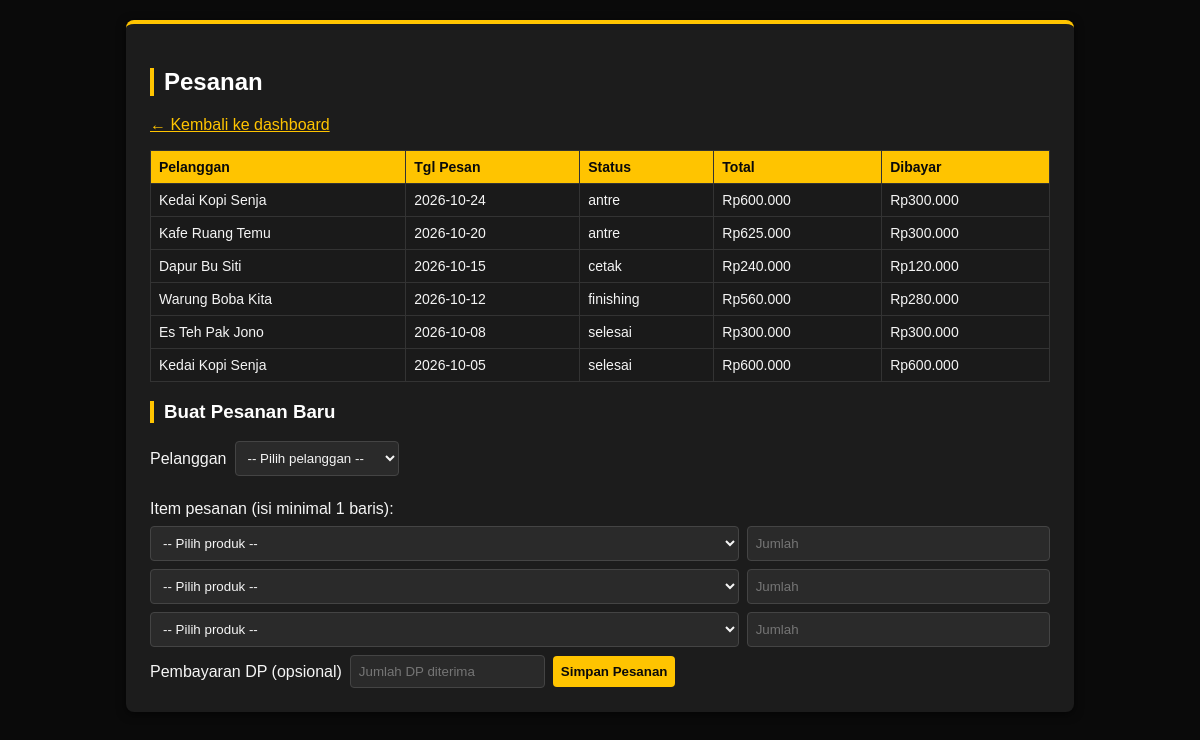
The page /pesanan.php (signed in) on the database its author committed.
### tables this page shows
CREATE TABLE pesanan (
    id_pesanan      INT AUTO_INCREMENT,
    id_pelanggan    INT  NOT NULL,
    id_user         INT  NOT NULL COMMENT 'kasir yang mencatat pesanan',
    tgl_pesan       DATE NOT NULL,
    status_produksi ENUM('antre', 'cetak', 'finishing', 'selesai') NOT NULL DEFAULT 'antre',
    total_harga     INT  NOT NULL DEFAULT 0,
    CONSTRAINT pk_pesanan           PRIMARY KEY (id_pesanan),
    CONSTRAINT ck_pesanan_total     CHECK (total_harga >= 0),
    CONSTRAINT fk_pesanan_pelanggan FOREIGN KEY (id_pelanggan)
        REFERENCES pelanggan (id_pelanggan) ON DELETE RESTRICT ON UPDATE CASCADE,
    CONSTRAINT fk_pesanan_user      FOREIGN KEY (id_user)
        REFERENCES users (id_user) ON DELETE RESTRICT ON UPDATE CASCADE
);

CREATE TABLE pelanggan (
    id_pelanggan INT AUTO_INCREMENT,
    nama         VARCHAR(100) NOT NULL,
    no_hp        VARCHAR(30),
    CONSTRAINT pk_pelanggan PRIMARY KEY (id_pelanggan)
);

### pesanan.php (the view, shortened to what this page needs)
<?php
require 'config/koneksi.php';
$sql = "SELECT p.id_pesanan, pl.nama AS nama_pelanggan, p.tgl_pesan, p.status_produksi, p.total_harga,
        COALESCE(SUM(b.jumlah_bayar), 0) AS sudah_dibayar
        FROM pesanan p
        JOIN pelanggan pl ON p.id_pelanggan = pl.id_pelanggan
        LEFT JOIN pembayaran b ON b.id_pesanan = p.id_pesanan
        GROUP BY p.id_pesanan
        ORDER BY p.tgl_pesan DESC";
$daftar_pesanan = $pdo->query($sql)->fetchAll(PDO::FETCH_ASSOC);
?>
<!DOCTYPE html>
<html lang="id">
<head><meta charset="UTF-8"><title>Pesanan</title><link rel="stylesheet" href="style.css"></head>
<body>
<div class="container">
    <h2>Pesanan</h2>
    <a href="index.php">&larr; Kembali ke dashboard</a>
    <table>
        <tr><th>Pelanggan</th><th>Tgl Pesan</th><th>Status</th><th>Total</th><th>Dibayar</th></tr>
        <?php foreach ($daftar_pesanan as $ps): ?>
        <tr>
            <td><?= htmlspecialchars($ps['nama_pelanggan']) ?></td>
            <td><?= htmlspecialchars($ps['tgl_pesan']) ?></td>
            <td><?= htmlspecialchars($ps['status_produksi']) ?></td>
            <td>Rp<?= number_format($ps['total_harga'], 0, ',', '.') ?></td>
            <td>Rp<?= number_format($ps['sudah_dibayar'], 0, ',', '.') ?></td>
        </tr>
        <?php endforeach; ?>
    </table>
    <h3>Buat Pesanan Baru</h3>
    <form method="post">
        <label>Pelanggan</label>
        <select name="id_pelanggan" required>
            <option value="">-- Pilih pelanggan --</option>
        </select>
        <p style="width:100%; margin-bottom:0;">Item pesanan (isi minimal 1 baris):</p>
        <?php for ($i = 0; $i < 3; $i++): ?>
        <div style="display:flex; gap:8px; width:100%;">
            <select name="produk_id[]" style="flex:2">
                <option value="">-- Pilih produk --</option>
            </select>
            <input type="number" name="qty[]" placeholder="Jumlah" min="0" style="flex:1">
        </div>
        <?php endfor; ?>
        <label>Pembayaran DP (opsional)</label>
        <input type="number" name="dp" placeholder="Jumlah DP diterima" min="0">
        <button type="submit">Simpan Pesanan</button>
    </form>
</div>
</body>
</html>

### style.css (style rules this page uses)
body { font-family: Arial, sans-serif; background: #0a0a0a; margin: 0; padding: 20px; color: #f5f5f5; }
.container { max-width: 900px; margin: 0 auto; background: #1c1c1c; padding: 24px; border-radius: 8px; box-shadow: 0 2px 10px rgba(0,0,0,0.6); border-top: 4px solid #ffc400; }
h1, h2, h3 { color: #ffffff; border-left: 4px solid #ffc400; padding-left: 10px; }
table { width: 100%; border-collapse: collapse; margin: 16px 0; }
th, td { border: 1px solid #333; padding: 8px; text-align: left; font-size: 14px; }
th { background: #ffc400; color: #0a0a0a; }
td { background: #1a1a1a; color: #f5f5f5; }
form { margin-top: 12px; display: flex; flex-wrap: wrap; gap: 8px; align-items: center; }
input, select, button { padding: 8px; border: 1px solid #444; border-radius: 4px; background: #2a2a2a; color: #f5f5f5; }
button { background: #ffc400; color: #0a0a0a; border: none; cursor: pointer; font-weight: bold; }
a { color: #ffc400; }

### rows shown on the page
pesanan: id_pelanggan.nama "Kedai Kopi Senja", tgl_pesan "2026-10-24", status_produksi "antre", total_harga "600.000", sudah_dibayar "300.000"
pesanan: id_pelanggan.nama "Kafe Ruang Temu", tgl_pesan "2026-10-20", status_produksi "antre", total_harga "625.000", sudah_dibayar "300.000"
pesanan: id_pelanggan.nama "Dapur Bu Siti", tgl_pesan "2026-10-15", status_produksi "cetak", total_harga "240.000", sudah_dibayar "120.000"
pesanan: id_pelanggan.nama "Warung Boba Kita", tgl_pesan "2026-10-12", status_produksi "finishing", total_harga "560.000", sudah_dibayar "280.000"
pesanan: id_pelanggan.nama "Es Teh Pak Jono", tgl_pesan "2026-10-08", status_produksi "selesai", total_harga "300.000", sudah_dibayar "300.000"
pesanan: id_pelanggan.nama "Kedai Kopi Senja", tgl_pesan "2026-10-05", status_produksi "selesai", total_harga "600.000", sudah_dibayar "600.000"
